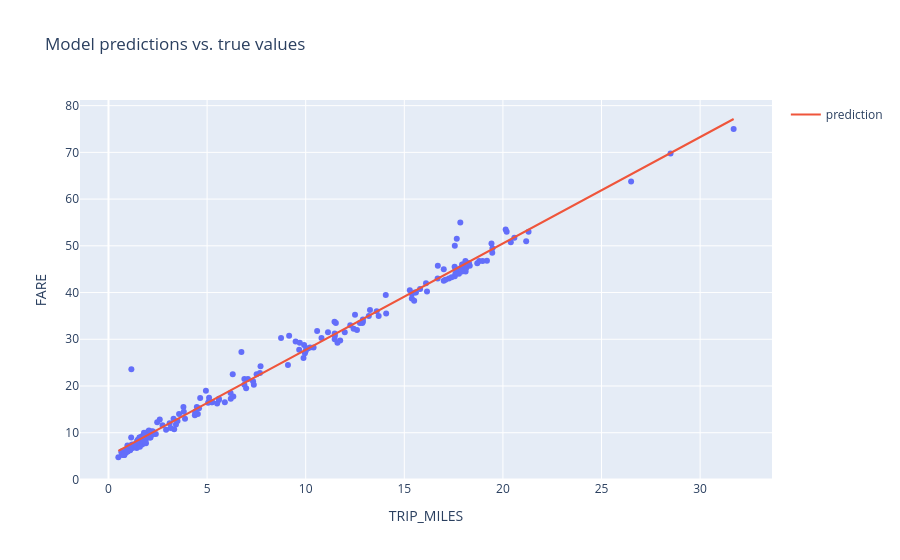

The code cell stored with this chart in its notebook:
### Markdown cell above
Experiment 2

### Code cell
# The following variables are the hyperparameters.
# TODO - Adjust these hyperparameters to see how they impact a training run.
settings_2 = ml_edu.experiment.ExperimentSettings(
    learning_rate = 0.001,
    number_epochs = 20,
    batch_size = 50,
    input_features = ['TRIP_MILES']
)

metrics = [keras.metrics.RootMeanSquaredError(name='rmse')]

model_2 = create_model(settings_2, metrics)

experiment_2 = train_model('one_feature_hyper', model_2, training_df, 'FARE', settings_2)

ml_edu.results.plot_experiment_metrics(experiment_2, ['rmse'])
ml_edu.results.plot_model_predictions(experiment_2, training_df, 'FARE')

### Figure 1 — Plotly figure (JSON) as saved in the notebook; plotly's stock layout.template omitted (floating-point values rounded to 4 significant figures; data arrays with more than 128 entries replaced by an {"elided": "..."} marker saying what was removed)
{"data": [{"hovertemplate": "TRIP_MILES=%{x}<br>FARE=%{y}<extra></extra>", "legendgroup": "", "marker": {"color": "#636efa", "symbol": "circle"}, "mode": "markers", "name": "", "orientation": "v", "showlegend": false, "type": "scatter", "x": {"elided": "200 float values"}, "xaxis": "x", "y": {"elided": "200 float values"}, "yaxis": "y"}, {"mode": "lines", "name": "prediction", "type": "scatter", "x": {"elided": "200 float values"}, "y": {"elided": "200 float values"}}], "layout": {"legend": {"tracegroupgap": 0}, "title": {"text": "Model predictions vs. true values"}, "xaxis": {"anchor": "y", "domain": [0, 1], "title": {"text": "TRIP_MILES"}}, "yaxis": {"anchor": "x", "domain": [0, 1], "title": {"text": "FARE"}}}}
